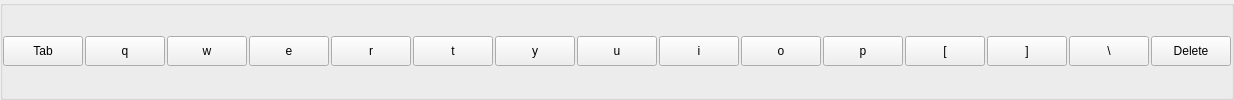
           <widget class="QGroupBox" name="groupBox_8">
            <property name="title">
             <string/>
            </property>
            <layout class="QHBoxLayout" name="horizontalLayout_5">
             <property name="spacing">
              <number>2</number>
             </property>
             <property name="leftMargin">
              <number>0</number>
             </property>
             <property name="topMargin">
              <number>0</number>
             </property>
             <property name="rightMargin">
              <number>0</number>
             </property>
             <property name="bottomMargin">
              <number>0</number>
             </property>
             <item>
              <widget class="QPushButton" name="pushButton_64">
               <property name="minimumSize">
                <size>
                 <width>45</width>
                 <height>30</height>
                </size>
               </property>
               <property name="text">
                <string>Tab</string>
               </property>
              </widget>
             </item>
             <item>
              <widget class="QPushButton" name="pushButton_65">
               <property name="minimumSize">
                <size>
                 <width>30</width>
                 <height>30</height>
                </size>
               </property>
               <property name="styleSheet">
                <string notr="true">font: 12pt &quot;MS Shell Dlg 2&quot;;</string>
               </property>
               <property name="text">
                <string>q</string>
               </property>
              </widget>
             </item>
             <item>
              <widget class="QPushButton" name="pushButton_66">
               <property name="minimumSize">
                <size>
                 <width>30</width>
                 <height>30</height>
                </size>
               </property>
               <property name="styleSheet">
                <string notr="true">font: 12pt &quot;MS Shell Dlg 2&quot;;</string>
               </property>
               <property name="text">
                <string>w</string>
               </property>
              </widget>
             </item>
             <item>
              <widget class="QPushButton" name="pushButton_67">
               <property name="minimumSize">
                <size>
                 <width>30</width>
                 <height>30</height>
                </size>
               </property>
               <property name="styleSheet">
                <string notr="true">font: 12pt &quot;MS Shell Dlg 2&quot;;</string>
               </property>
               <property name="text">
                <string>e</string>
               </property>
              </widget>
             </item>
             <item>
              <widget class="QPushButton" name="pushButton_68">
               <property name="minimumSize">
                <size>
                 <width>30</width>
                 <height>30</height>
                </size>
               </property>
               <property name="styleSheet">
                <string notr="true">font: 12pt &quot;MS Shell Dlg 2&quot;;
	</string>
               </property>
               <property name="text">
                <string>r</string>
               </property>
              </widget>
             </item>
             <item>
              <widget class="QPushButton" name="pushButton_69">
               <property name="minimumSize">
                <size>
                 <width>30</width>
                 <height>30</height>
                </size>
               </property>
               <property name="styleSheet">
                <string notr="true">font: 12pt &quot;MS Shell Dlg 2&quot;;</string>
               </property>
               <property name="text">
                <string>t</string>
               </property>
              </widget>
             </item>
             <item>
              <widget class="QPushButton" name="pushButton_70">
               <property name="minimumSize">
                <size>
                 <width>30</width>
                 <height>30</height>
                </size>
               </property>
               <property name="styleSheet">
                <string notr="true">font: 12pt &quot;MS Shell Dlg 2&quot;;</string>
               </property>
               <property name="text">
                <string>y</string>
               </property>
              </widget>
             </item>
             <item>
              <widget class="QPushButton" name="pushButton_71">
               <property name="minimumSize">
                <size>
                 <width>30</width>
                 <height>30</height>
                </size>
               </property>
               <property name="styleSheet">
                <string notr="true">font: 12pt &quot;MS Shell Dlg 2&quot;;</string>
               </property>
               <property name="text">
                <string>u</string>
               </property>
              </widget>
             </item>
             <item>
              <widget class="QPushButton" name="pushButton_72">
               <property name="minimumSize">
                <size>
                 <width>30</width>
                 <height>30</height>
                </size>
               </property>
               <property name="styleSheet">
                <string notr="true">font: 12pt &quot;MS Shell Dlg 2&quot;;</string>
               </property>
               <property name="text">
                <string>i</string>
               </property>
              </widget>
             </item>
             <item>
              <widget class="QPushButton" name="pushButton_73">
               <property name="minimumSize">
                <size>
                 <width>30</width>
                 <height>30</height>
                </size>
               </property>
               <property name="styleSheet">
                <string notr="true">font: 12pt &quot;MS Shell Dlg 2&quot;;</string>
               </property>
               <property name="text">
                <string>o</string>
               </property>
              </widget>
             </item>
             <item>
              <widget class="QPushButton" name="pushButton_74">
               <property name="minimumSize">
                <size>
                 <width>30</width>
                 <height>30</height>
                </size>
               </property>
               <property name="styleSheet">
                <string notr="true">font: 12pt &quot;MS Shell Dlg 2&quot;;</string>
               </property>
               <property name="text">
                <string>p</string>
               </property>
              </widget>
             </item>
             <item>
              <widget class="QPushButton" name="pushButton_75">
               <property name="minimumSize">
                <size>
                 <width>30</width>
                 <height>30</height>
                </size>
               </property>
               <property name="styleSheet">
                <string notr="true">font: 10pt &quot;MS Shell Dlg 2&quot;;</string>
               </property>
               <property name="text">
                <string>[</string>
               </property>
              </widget>
             </item>
             <item>
              <widget class="QPushButton" name="pushButton_76">
               <property name="minimumSize">
                <size>
                 <width>30</width>
                 <height>30</height>
                </size>
               </property>
               <property name="styleSheet">
                <string notr="true">font: 10pt &quot;MS Shell Dlg 2&quot;;</string>
               </property>
               <property name="text">
                <string>]</string>
               </property>
              </widget>
             </item>
             <item>
              <widget class="QPushButton" name="pushButton_77">
               <property name="minimumSize">
                <size>
                 <width>30</width>
                 <height>30</height>
                </size>
               </property>
               <property name="styleSheet">
                <string notr="true">font: 10pt &quot;MS Shell Dlg 2&quot;;</string>
               </property>
               <property name="text">
                <string>\</string>
               </property>
              </widget>
             </item>
             <item>
              <widget class="QPushButton" name="pushButton_78">
               <property name="minimumSize">
                <size>
                 <width>50</width>
                 <height>30</height>
                </size>
               </property>
               <property name="text">
                <string>Delete</string>
               </property>
              </widget>
             </item>
            </layout>
           </widget>
